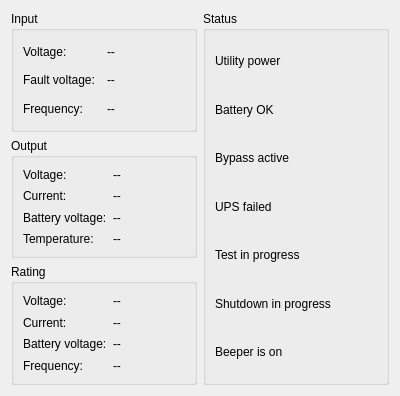
<?xml version="1.0" encoding="UTF-8"?>
<ui version="4.0">
 <class>Form</class>
 <widget class="QWidget" name="Form">
  <property name="geometry">
   <rect>
    <x>0</x>
    <y>0</y>
    <width>400</width>
    <height>396</height>
   </rect>
  </property>
  <property name="windowTitle">
   <string>Keen 800 UPS</string>
  </property>
  <property name="windowIcon">
   <iconset resource="../../../resource/icons/icons.qrc">
    <normaloff>:/icons/ups.svg</normaloff>:/icons/ups.svg</iconset>
  </property>
  <layout class="QGridLayout" name="gridLayout_2">
   <item row="0" column="0">
    <widget class="QGroupBox" name="groupBox">
     <property name="title">
      <string>Input</string>
     </property>
     <layout class="QGridLayout" name="gridLayout">
      <item row="0" column="0">
       <widget class="QLabel" name="label">
        <property name="text">
         <string>Voltage:</string>
        </property>
       </widget>
      </item>
      <item row="0" column="1">
       <widget class="QLabel" name="inputVoltageLabel">
        <property name="text">
         <string>--</string>
        </property>
       </widget>
      </item>
      <item row="1" column="0">
       <widget class="QLabel" name="label_2">
        <property name="text">
         <string>Fault voltage:</string>
        </property>
       </widget>
      </item>
      <item row="2" column="1">
       <widget class="QLabel" name="inputFrequencyLabel">
        <property name="text">
         <string>--</string>
        </property>
       </widget>
      </item>
      <item row="2" column="0">
       <widget class="QLabel" name="label_3">
        <property name="text">
         <string>Frequency:</string>
        </property>
       </widget>
      </item>
      <item row="1" column="1">
       <widget class="QLabel" name="faultVoltageLabel">
        <property name="text">
         <string>--</string>
        </property>
       </widget>
      </item>
     </layout>
    </widget>
   </item>
   <item row="2" column="0">
    <widget class="QGroupBox" name="groupBox_3">
     <property name="title">
      <string>Rating</string>
     </property>
     <layout class="QGridLayout" name="gridLayout_4">
      <item row="1" column="0">
       <widget class="QLabel" name="label_10">
        <property name="text">
         <string>Current:</string>
        </property>
       </widget>
      </item>
      <item row="3" column="0">
       <widget class="QLabel" name="label_12">
        <property name="text">
         <string>Frequency:</string>
        </property>
       </widget>
      </item>
      <item row="0" column="0">
       <widget class="QLabel" name="label_9">
        <property name="text">
         <string>Voltage:</string>
        </property>
       </widget>
      </item>
      <item row="2" column="0">
       <widget class="QLabel" name="label_11">
        <property name="text">
         <string>Battery voltage:</string>
        </property>
       </widget>
      </item>
      <item row="0" column="1">
       <widget class="QLabel" name="ratedVoltageLabel">
        <property name="text">
         <string>--</string>
        </property>
       </widget>
      </item>
      <item row="1" column="1">
       <widget class="QLabel" name="ratedCurrentLabel">
        <property name="text">
         <string>--</string>
        </property>
       </widget>
      </item>
      <item row="2" column="1">
       <widget class="QLabel" name="ratedBatteryVoltageLabel">
        <property name="text">
         <string>--</string>
        </property>
       </widget>
      </item>
      <item row="3" column="1">
       <widget class="QLabel" name="ratedFrequencyLabel">
        <property name="text">
         <string>--</string>
        </property>
       </widget>
      </item>
     </layout>
    </widget>
   </item>
   <item row="1" column="0">
    <widget class="QGroupBox" name="groupBox_2">
     <property name="title">
      <string>Output</string>
     </property>
     <layout class="QGridLayout" name="gridLayout_3">
      <item row="0" column="0">
       <widget class="QLabel" name="label_5">
        <property name="text">
         <string>Voltage:</string>
        </property>
       </widget>
      </item>
      <item row="3" column="0">
       <widget class="QLabel" name="label_8">
        <property name="text">
         <string>Temperature:</string>
        </property>
       </widget>
      </item>
      <item row="2" column="0">
       <widget class="QLabel" name="label_7">
        <property name="text">
         <string>Battery voltage:</string>
        </property>
       </widget>
      </item>
      <item row="1" column="0">
       <widget class="QLabel" name="label_6">
        <property name="text">
         <string>Current:</string>
        </property>
       </widget>
      </item>
      <item row="0" column="1">
       <widget class="QLabel" name="outputVoltageLabel">
        <property name="text">
         <string>--</string>
        </property>
       </widget>
      </item>
      <item row="1" column="1">
       <widget class="QLabel" name="currentUsageLabel">
        <property name="text">
         <string>--</string>
        </property>
       </widget>
      </item>
      <item row="2" column="1">
       <widget class="QLabel" name="batteryVoltageLabel">
        <property name="text">
         <string>--</string>
        </property>
       </widget>
      </item>
      <item row="3" column="1">
       <widget class="QLabel" name="temperatureLabel">
        <property name="text">
         <string>--</string>
        </property>
       </widget>
      </item>
     </layout>
    </widget>
   </item>
   <item row="0" column="2" rowspan="3">
    <widget class="QGroupBox" name="groupBox_4">
     <property name="title">
      <string>Status</string>
     </property>
     <layout class="QGridLayout" name="gridLayout_5">
      <item row="3" column="0">
       <widget class="QLabel" name="bypassLabel">
        <property name="text">
         <string>Bypass active</string>
        </property>
       </widget>
      </item>
      <item row="6" column="0">
       <widget class="QLabel" name="shutdownInProgressLabel">
        <property name="text">
         <string>Shutdown in progress</string>
        </property>
       </widget>
      </item>
      <item row="4" column="0">
       <widget class="QLabel" name="upsFailedLabel">
        <property name="text">
         <string>UPS failed</string>
        </property>
       </widget>
      </item>
      <item row="2" column="0">
       <widget class="QLabel" name="batteryLowLabel">
        <property name="text">
         <string>Battery OK</string>
        </property>
       </widget>
      </item>
      <item row="7" column="0">
       <widget class="QLabel" name="beeperOnLabel">
        <property name="text">
         <string>Beeper is on</string>
        </property>
       </widget>
      </item>
      <item row="5" column="0">
       <widget class="QLabel" name="testInProgressLabel">
        <property name="text">
         <string>Test in progress</string>
        </property>
       </widget>
      </item>
      <item row="1" column="0">
       <widget class="QLabel" name="utilityFailedLabel">
        <property name="text">
         <string>Utility power</string>
        </property>
       </widget>
      </item>
     </layout>
    </widget>
   </item>
  </layout>
 </widget>
 <resources>
  <include location="../../../resource/icons/icons.qrc"/>
 </resources>
 <connections/>
</ui>
